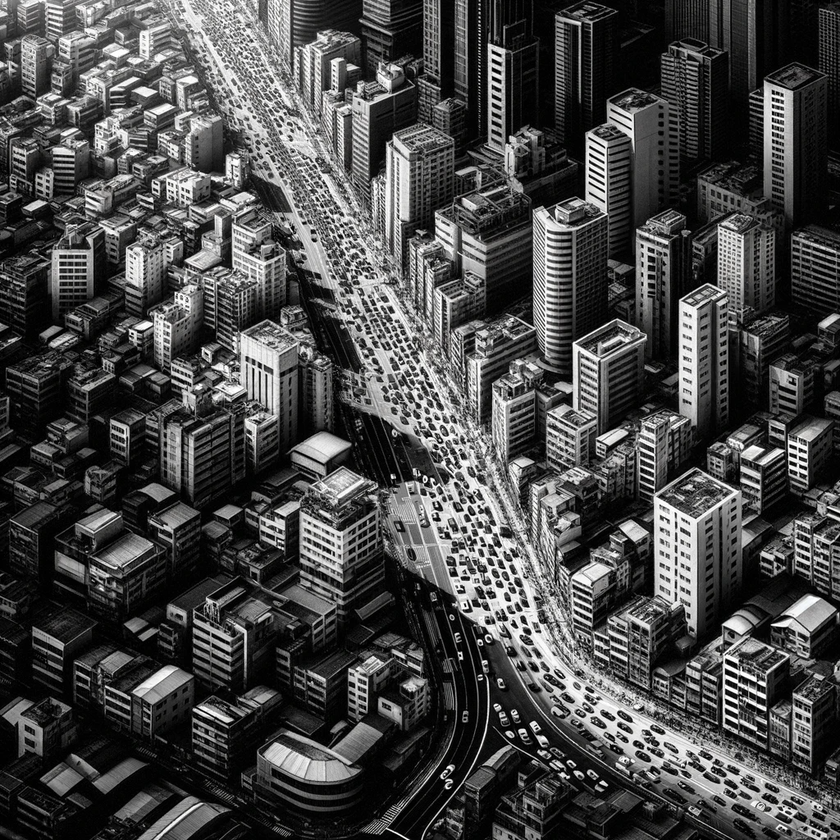
#> input picture Bit Plane Slicing/image_1.png, 840 x 840 px, shrunk from 1024 x 1024 before the run, found by its file name
$ python bit_plance_slicing.py
#> lines starting #> are read from the running program, lines starting #| are printed output that depends on the picture
import numpy as np
import matplotlib.pyplot as plt
import cv2

# Image loading and conversion to grayscale
image = cv2.imread('./Bit Plane Slicing/image_1.png', cv2.IMREAD_GRAYSCALE)
#> image: shape (840, 840); min 0, max 255, mean 72.6

# Function to perform bit plane slicing
def bit_plane_slicing(image):
    # Convert the image to a numpy array and get the shape
    rows, cols = image.shape
#> rows = 840; cols = 840
    # Create an array to store the 8 bit planes
    planes = [np.zeros((rows, cols), dtype=np.uint8) for _ in range(8)]

    # Extract each bit plane
    for i in range(8):
        # Shift right by i bits and bitwise AND with 1 to extract the ith bit plane
        planes[i] = (image >> i) & 1
        # Scale the bit plane for visualization (0 or 1 to 0 or 255)
        planes[i] *= 255
#> after the loop, planes = 8 items

    return planes

# Apply the function
bit_planes = bit_plane_slicing(image)
#> bit_planes = 8 items

# Plotting the original image and the bit planes
plt.figure(figsize=(12, 8))
plt.subplot(3, 3, 1)
plt.imshow(image, cmap='gray')
plt.title('Original Image')
plt.axis('off')

for i, plane in enumerate(bit_planes):
    plt.subplot(3, 3, i+2)
    plt.imshow(plane, cmap='gray')
    plt.title(f'Bit plane {i}')
    plt.axis('off')
#> this loop made 8 passes

plt.tight_layout()
plt.show()
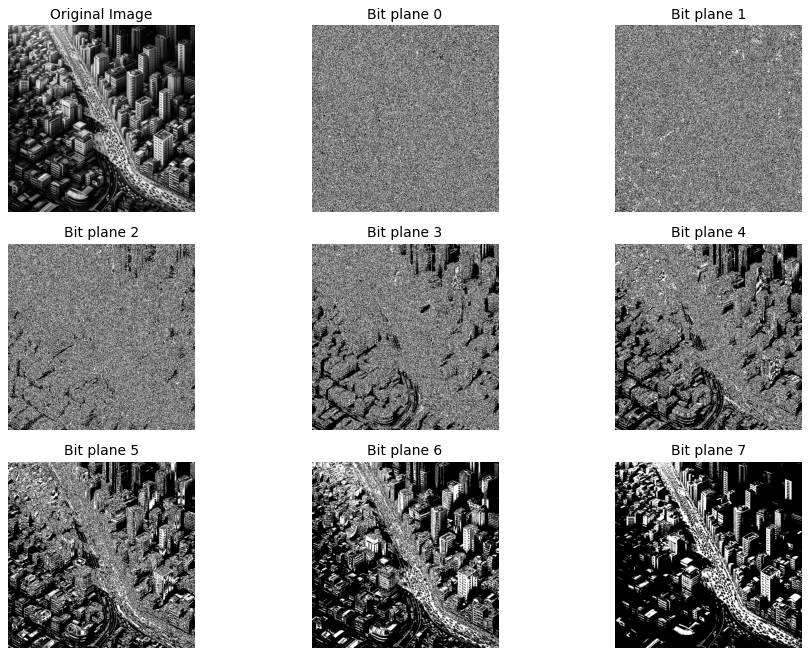
#> figure drawn by matplotlib, 9 panels
